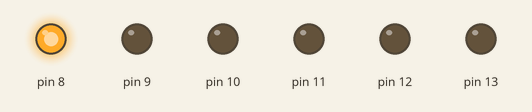
Recording of a sketch running on a simulated Arduino Uno, built with avr-gcc and run on an emulated ATmega328P. Shown: output pins drawn as LEDs (lit = HIGH).

Above: at 0.12 s.
At 0.62 s:
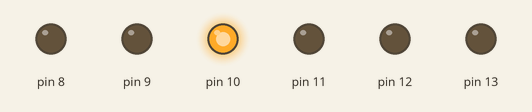
At 0.87 s:
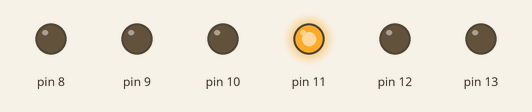
At 1.12 s:
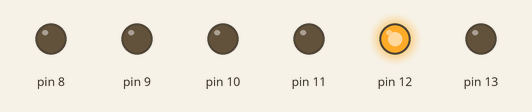
At 1.87 s:
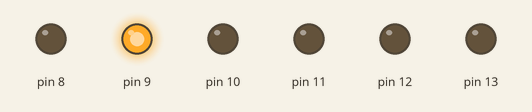
At 2.87 s:
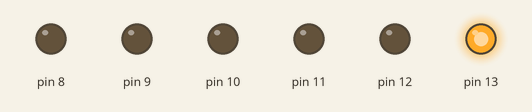
Timing chart, 0 to 3.5 s (numbered marks = the images above):
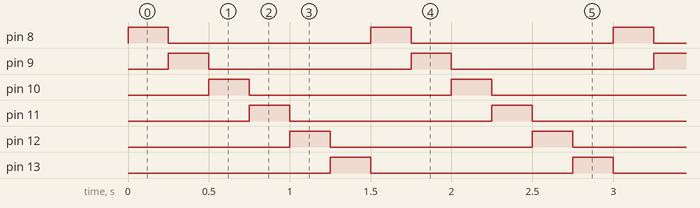

Measured:
- by itself, pin 8–13: alternates HIGH for 0.25 s and LOW for 1.3 s
- by itself, everything shown: repeats every 1.5 s, in 6 steps

The sketch:

EXPL2_LED_CHASER.ino
```cpp
int i,j;

void setup()
{
for (int i=8;i<=13;i=i+1)
{ pinMode(i,OUTPUT);}
}
void loop()
{
  for(j=8;j<=13;j=j+1)
  {
    digitalWrite(j, HIGH);
    delay(250);
    digitalWrite(j, LOW);

  }

}
```
